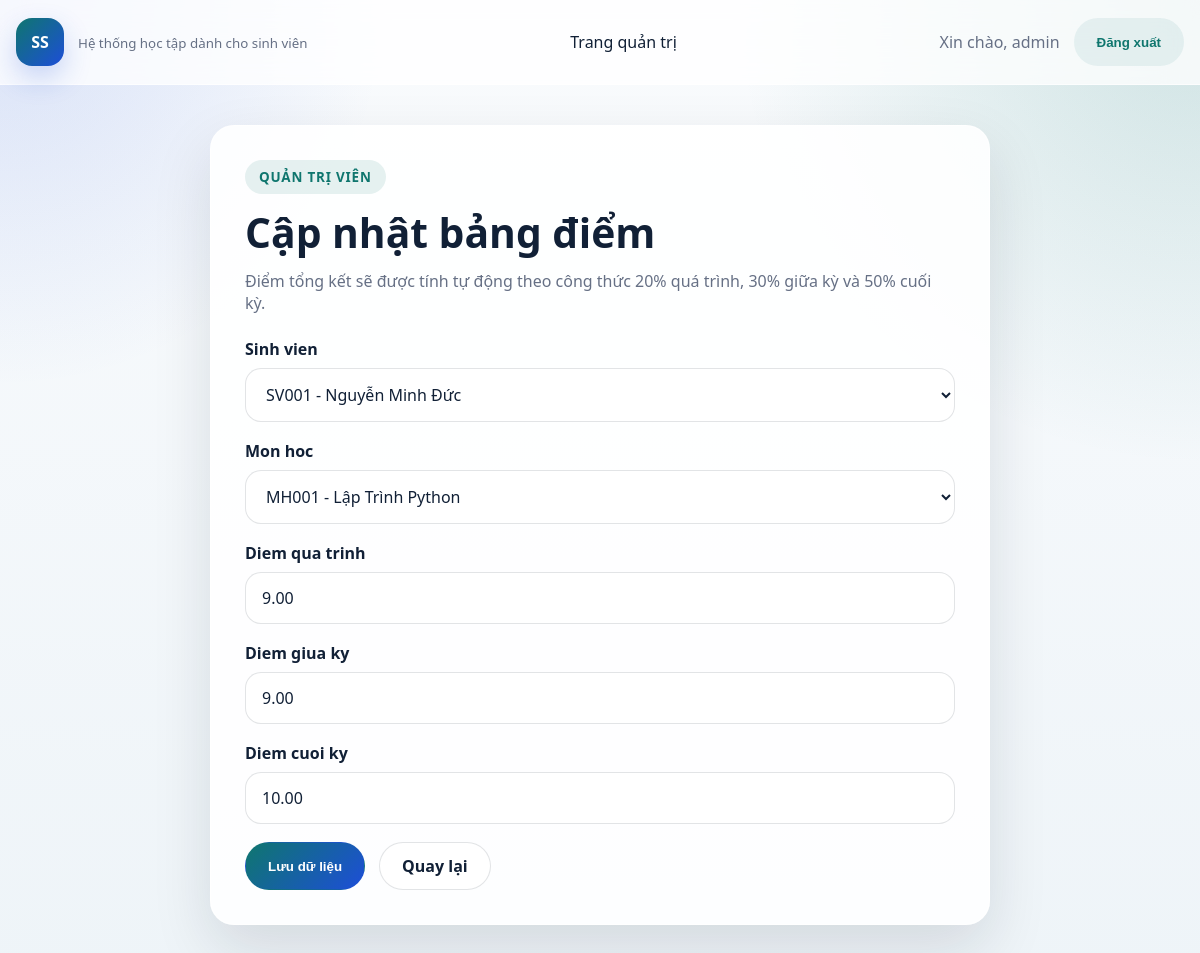
Page /scores/1/edit/ (signed in) on the committed database.
### students/models.py (models this page shows, shortened)
class Score(models.Model):
    score_validators = [MinValueValidator(0), MaxValueValidator(10)]
    student = models.ForeignKey(
        Student,
        on_delete=models.CASCADE,
        related_name="scores",
        verbose_name="Sinh vien",
    )
    subject = models.ForeignKey(
        Subject,
        on_delete=models.CASCADE,
        related_name="scores",
        verbose_name="Mon hoc",
    )
    attendance_score = models.DecimalField(
        max_digits=4,
        decimal_places=2,
        validators=score_validators,
        verbose_name="Diem qua trinh",
    )
    midterm_score = models.DecimalField(
        max_digits=4,
        decimal_places=2,
        validators=score_validators,
        verbose_name="Diem giua ky",
    )
    final_exam_score = models.DecimalField(
        max_digits=4,
        decimal_places=2,
        validators=score_validators,
        verbose_name="Diem cuoi ky",
    )
    final_score = models.DecimalField(
        max_digits=4,
        decimal_places=2,
        editable=False,
        verbose_name="Diem tong ket",
    )
    created_at = models.DateTimeField(auto_now_add=True)
    updated_at = models.DateTimeField(auto_now=True)
    class Meta:
        ordering = ["student__student_code", "subject__subject_code"]
        verbose_name = "Bang diem"
        verbose_name_plural = "Bang diem"
        constraints = [
            models.UniqueConstraint(
                fields=["student", "subject"],
                name="unique_student_subject_score",
            )
        ]

### students/views.py (the view)
# urls.py: path("scores/<int:pk>/edit/", views.ScoreUpdateView.as_view(), name="score_edit"),
class ScoreUpdateView(StaffRequiredMixin, SuccessMessageMixin, UpdateView):
    model = Score
    form_class = ScoreForm
    template_name = "students/score_form.html"
    success_url = reverse_lazy("students:score_list")
    success_message = "Cập nhật bảng điểm thành công."

### students/forms.py
class ScoreForm(BootstrapFormMixin, forms.ModelForm):
    class Meta:
        model = Score
        fields = [
            "student",
            "subject",
            "attendance_score",
            "midterm_score",
            "final_exam_score",
        ]
    def __init__(self, *args, **kwargs):
        super().__init__(*args, **kwargs)
        self.fields["student"].queryset = Student.objects.order_by("student_code")
        self.fields["subject"].queryset = Subject.objects.order_by("subject_code")

### students/models.py (called while the page is built)
    def __str__(self):
        return f"{self.student_code} - {self.full_name}"

    def __str__(self):
        return f"{self.subject_code} - {self.name}"

### students/views.py (called while the page is built)
    def test_func(self):
        return self.request.user.is_staff

### students/templates/students/score_form.html (shortened to what this page needs)
{% extends "students/base.html" %}
{% block content %}
<section class="form-shell">
    <div class="form-card">
        <span class="eyebrow">Quản trị viên</span>
        <h1>{% if form.instance.pk %}Cập nhật bảng điểm{% else %}Thêm bảng điểm{% endif %}</h1>
        <p>Điểm tổng kết sẽ được tính tự động theo công thức 20% quá trình, 30% giữa kỳ và 50% cuối kỳ.</p>
        <form method="post" class="styled-form">
            {% for field in form %}
                <div class="field-group">
                    <label for="{{ field.id_for_label }}">{{ field.label }}</label>
                    {{ field }}
                </div>
            {% endfor %}
            <div class="form-actions">
                <button class="primary-button" type="submit">Lưu dữ liệu</button>
                <a class="secondary-button" href="{% url 'students:score_list' %}">Quay lại</a>
            </div>
        </form>
    </div>
</section>
{% endblock %}

### students/templates/students/base.html (shortened to what this page needs)
{% load static %}
<!DOCTYPE html>
<html lang="vi">
<head>
    <link rel="stylesheet" href="{% static 'students/styles.css' %}">
</head>
<body>
    <header class="topbar">
        <div class="container topbar-inner">
            {% if user.is_authenticated and not user.is_staff %}
                <a class="brand" href="{% url 'students:student_result' %}">
                    <span class="brand-mark">SV</span>
                    <span class="brand-text">
                        <strong>Cổng thông tin sinh viên</strong>
                        <small>Theo dõi học tập cá nhân</small>
                    </span>
                </a>
            {% else %}
                <a class="brand" href="{% url 'students:home' %}">
                    <span class="brand-mark">SS</span>
                    <span class="brand-text">
                        <small>Hệ thống học tập dành cho sinh viên</small>
                    </span>
                </a>
            {% endif %}
            <nav class="nav-links">
                {% if user.is_authenticated and not user.is_staff %}
                    <a href="{% url 'students:student_profile' %}">Trang cá nhân</a>
                    <a href="{% url 'students:student_result' %}">Kết quả học tập</a>
                    <a href="{% url 'students:student_schedule' %}">Thời khóa biểu</a>
                    <a href="{% url 'students:student_exam_schedule' %}">Lịch thi</a>
                {% elif user.is_authenticated and user.is_staff %}
                    <a href="/admin/">Trang quản trị</a>
                {% endif %}
            </nav>
            <div class="user-actions">
                {% if user.is_authenticated %}
                    <span class="welcome">Xin chào, {{ user.get_full_name|default:user.username }}</span>
                    <form method="post" action="{% url 'students:logout' %}">
                        <button type="submit" class="ghost-button">Đăng xuất</button>
                    </form>
                {% else %}
                    <a class="primary-button" href="{% url 'students:login' %}">Đăng nhập sinh viên</a>
                {% endif %}
            </div>
        </div>
    </header>
    <main class="container page-content">
        {% block content %}{% endblock %}
    </main>
</body>
</html>

### static/students/styles.css (style rules this page uses)
:root { --bg: #f3f7fb; --surface: rgba(255, 255, 255, 0.88); --text: #112036; --muted: #667085; --line: rgba(17, 32, 54, 0.12); --primary: #0f766e; --secondary: #1d4ed8; --danger: #dc2626; --shadow: 0 24px 60px rgba(15, 23, 42, 0.12); --radius: 24px; }
* { box-sizing: border-box; }
body { margin: 0; font-family: "Segoe UI", sans-serif; color: var(--text); background: radial-gradient(circle at top left, rgba(29, 78, 216, 0.15), transparent 25%), radial-gradient(circle at top right, rgba(15, 118, 110, 0.18), transparent 30%), linear-gradient(180deg, #f9fbfd 0%, #eef4f8 100%); }
a { color: inherit; text-decoration: none; }
.container { width: min(1180px, calc(100% - 32px)); margin: 0 auto; }
.topbar { position: sticky; top: 0; z-index: 10; background: rgba(255, 255, 255, 0.76); backdrop-filter: blur(16px); border-bottom: 1px solid rgba(255, 255, 255, 0.65); }
.topbar-inner { display: flex; align-items: center; justify-content: space-between; gap: 24px; padding: 18px 0; }
.brand { display: flex; align-items: center; gap: 14px; }
.brand-mark { width: 48px; height: 48px; display: grid; place-items: center; border-radius: 16px; color: white; font-weight: 700; background: linear-gradient(135deg, var(--primary), var(--secondary)); box-shadow: 0 12px 28px rgba(29, 78, 216, 0.22); }
.brand-text small, .welcome, .hero p, .section-header p, .form-card p, .login-copy p, .metric-item span, .metric-card span { color: var(--muted); }
.nav-links, .user-actions, .hero-actions, .form-actions { display: flex; align-items: center; gap: 14px; }
.nav-links { flex-wrap: wrap; justify-content: center; }
.page-content { padding: 40px 0 56px; }
.hero-copy, .hero-panel, .panel, .form-card, .login-card { background: var(--surface); border-radius: var(--radius); box-shadow: var(--shadow); border: 1px solid rgba(255, 255, 255, 0.7); }
.hero-copy, .hero-panel, .form-card, .login-card { padding: 34px; }
.eyebrow { display: inline-flex; padding: 8px 14px; border-radius: 999px; background: rgba(15, 118, 110, 0.1); color: var(--primary); font-size: 0.84rem; font-weight: 700; text-transform: uppercase; letter-spacing: 0.06em; }
.hero h1, .section-header h1, .form-card h1, .login-copy h1 { margin: 16px 0 12px; line-height: 1.08; font-size: clamp(2rem, 3.4vw, 3.7rem); }
.form-shell { display: flex; justify-content: center; }
.form-card { width: min(780px, 100%); }
.styled-form { margin-top: 24px; }
.field-group { margin-bottom: 18px; }
.field-group label { display: block; margin-bottom: 8px; font-weight: 700; }
.field-group input, .field-group select, .field-group textarea { width: 100%; padding: 14px 16px; border: 1px solid var(--line); border-radius: 16px; background: white; color: var(--text); font: inherit; }
.primary-button, .secondary-button, .ghost-button, .danger-button { display: inline-flex; align-items: center; justify-content: center; min-height: 48px; padding: 0 22px; border-radius: 999px; border: 1px solid transparent; font-weight: 700; cursor: pointer; }
.primary-button { color: white; background: linear-gradient(135deg, var(--primary), var(--secondary)); }
.secondary-button { background: white; border-color: var(--line); }
.ghost-button { background: rgba(15, 118, 110, 0.08); color: var(--primary); }

### rows in the picture
Score: form "SV001 - Nguyễn Minh Đức" "MH001 - Lập Trình Python" "9.00" "9.00" "10.00"

### other values in the picture
{{ user.get_full_name|default:user.username }} "admin"
{{ field.label }} "Sinh vien" "Mon hoc" "Diem qua trinh" "Diem giua ky" "Diem cuoi ky"
